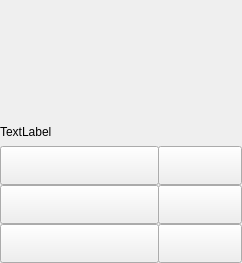
<?xml version="1.0" encoding="UTF-8"?>
<ui version="4.0">
 <class>BossWidget</class>
 <widget class="QWidget" name="BossWidget">
  <property name="geometry">
   <rect>
    <x>0</x>
    <y>0</y>
    <width>242</width>
    <height>263</height>
   </rect>
  </property>
  <property name="sizePolicy">
   <sizepolicy hsizetype="Fixed" vsizetype="Fixed">
    <horstretch>0</horstretch>
    <verstretch>0</verstretch>
   </sizepolicy>
  </property>
  <property name="minimumSize">
   <size>
    <width>242</width>
    <height>263</height>
   </size>
  </property>
  <property name="maximumSize">
   <size>
    <width>242</width>
    <height>263</height>
   </size>
  </property>
  <property name="windowTitle">
   <string>Form</string>
  </property>
  <layout class="QGridLayout" name="gridLayout_2">
   <property name="leftMargin">
    <number>0</number>
   </property>
   <property name="topMargin">
    <number>0</number>
   </property>
   <property name="rightMargin">
    <number>0</number>
   </property>
   <property name="bottomMargin">
    <number>0</number>
   </property>
   <property name="spacing">
    <number>0</number>
   </property>
   <item row="1" column="0">
    <layout class="QGridLayout" name="gridLayout">
     <property name="spacing">
      <number>0</number>
     </property>
     <item row="0" column="1">
      <widget class="SellasButton" name="difficultCancelButton1">
       <property name="sizePolicy">
        <sizepolicy hsizetype="Fixed" vsizetype="Fixed">
         <horstretch>0</horstretch>
         <verstretch>0</verstretch>
        </sizepolicy>
       </property>
       <property name="minimumSize">
        <size>
         <width>84</width>
         <height>39</height>
        </size>
       </property>
      </widget>
     </item>
     <item row="1" column="0">
      <widget class="QPushButton" name="difficultButton2">
       <property name="sizePolicy">
        <sizepolicy hsizetype="Fixed" vsizetype="Fixed">
         <horstretch>0</horstretch>
         <verstretch>0</verstretch>
        </sizepolicy>
       </property>
       <property name="minimumSize">
        <size>
         <width>159</width>
         <height>39</height>
        </size>
       </property>
       <property name="text">
        <string/>
       </property>
      </widget>
     </item>
     <item row="2" column="0">
      <widget class="QPushButton" name="difficultButton3">
       <property name="sizePolicy">
        <sizepolicy hsizetype="Fixed" vsizetype="Fixed">
         <horstretch>0</horstretch>
         <verstretch>0</verstretch>
        </sizepolicy>
       </property>
       <property name="minimumSize">
        <size>
         <width>159</width>
         <height>39</height>
        </size>
       </property>
       <property name="text">
        <string/>
       </property>
      </widget>
     </item>
     <item row="1" column="1">
      <widget class="SellasButton" name="difficultCancelButton2">
       <property name="sizePolicy">
        <sizepolicy hsizetype="Fixed" vsizetype="Fixed">
         <horstretch>0</horstretch>
         <verstretch>0</verstretch>
        </sizepolicy>
       </property>
       <property name="minimumSize">
        <size>
         <width>84</width>
         <height>39</height>
        </size>
       </property>
      </widget>
     </item>
     <item row="2" column="1">
      <widget class="SellasButton" name="difficultCancelButton3">
       <property name="sizePolicy">
        <sizepolicy hsizetype="Fixed" vsizetype="Fixed">
         <horstretch>0</horstretch>
         <verstretch>0</verstretch>
        </sizepolicy>
       </property>
       <property name="minimumSize">
        <size>
         <width>84</width>
         <height>39</height>
        </size>
       </property>
      </widget>
     </item>
     <item row="0" column="0">
      <widget class="QPushButton" name="difficultButton1">
       <property name="sizePolicy">
        <sizepolicy hsizetype="Fixed" vsizetype="Fixed">
         <horstretch>0</horstretch>
         <verstretch>0</verstretch>
        </sizepolicy>
       </property>
       <property name="minimumSize">
        <size>
         <width>159</width>
         <height>39</height>
        </size>
       </property>
       <property name="text">
        <string/>
       </property>
      </widget>
     </item>
    </layout>
   </item>
   <item row="0" column="0">
    <widget class="QLabel" name="bossImageLabel">
     <property name="minimumSize">
      <size>
       <width>242</width>
       <height>263</height>
      </size>
     </property>
     <property name="lineWidth">
      <number>0</number>
     </property>
     <property name="text">
      <string>TextLabel</string>
     </property>
    </widget>
   </item>
  </layout>
 </widget>
 <customwidgets>
  <customwidget>
   <class>SellasButton</class>
   <extends>QPushButton</extends>
   <header location="global">ui/sellasbutton.h</header>
  </customwidget>
 </customwidgets>
 <resources/>
 <connections/>
</ui>
